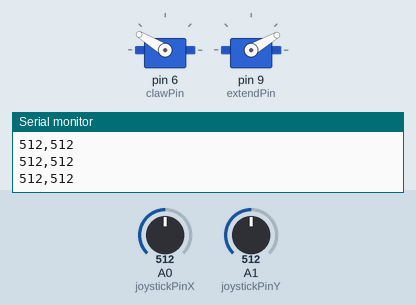
Bench run of a sketch on a simulated Arduino Uno, built with avr-gcc and run on an emulated ATmega328P. Shown: 2 × servo, the last lines printed to the serial monitor. The test bench sets the inputs (shaded band); at power-on: A1 (joystickPinY) = 512, A0 (joystickPinX) = 512.

Above: at 1.2 s.
1.3 s: A1 (joystickPinY) set to 106
4.3 s: A1 (joystickPinY) set to 91
At 4.91 s:
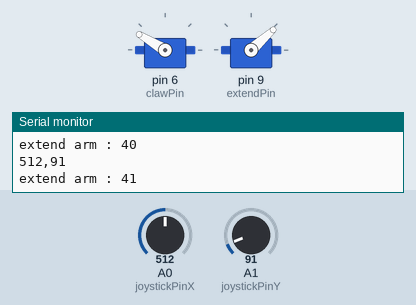
At 5.83 s:
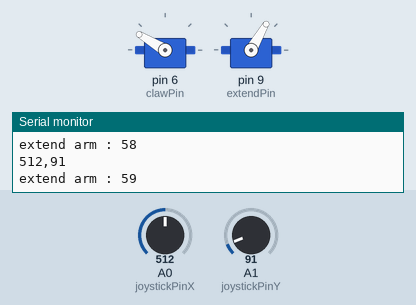
7.3 s: A0 (joystickPinX) set to 988
10.3 s: A0 (joystickPinX) set to 1011
At 13.0 s:
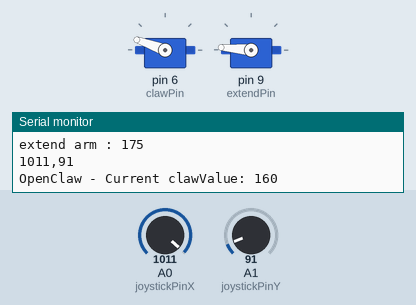
13.3 s: A0 (joystickPinX) set to 106
16.3 s: A0 (joystickPinX) set to 91
At 16.51 s:
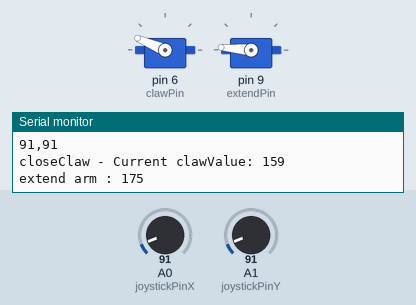
Timing chart, 0 to 19.3 s (numbered marks = the images above; inputs shaded):
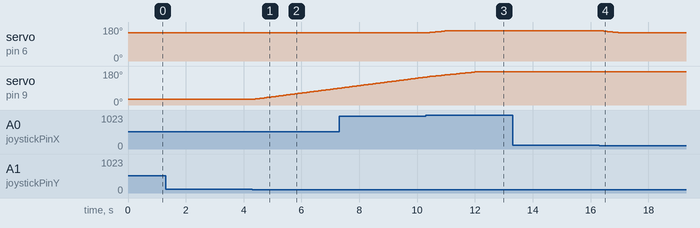

Measured:
- the behaviour switches between 100 and 99 on A1 (joystickPinY) (found by bisection; images 0 and 1)
- the behaviour switches between 1000 and 1001 on A0 (joystickPinX) (found by bisection; images 2 and 3)
- after the input at 4.3 s, servo on pin 9 (extendPin): moves from 30° to 89° over 2.9 s, starting after 0.05 s
- after the input at 10.3 s, servo on pin 6 (clawPin): moves from 149° to 160° over 0.63 s, starting after 0.09 s
- after the input at 16.3 s, servo on pin 6 (clawPin): moves from 160° to 149° over 0.62 s, starting after 0.10 s

The sketch:

joystick.ino
```cpp
#include <Servo.h>

int clawOpen =160;
int clawClosed = 149;
int currentClaw =0;

int extendArmMin = 30;
int extendArmMax = 175;
int currentExtend = 0;

int clawPin = 6;
int extendPin = 9;
int joystickPinX =0;
int joystickPinY = 1;

Servo clawServo;
Servo extendServo;

int xValue = 0;
int yValue = 0;

void setup() {
  // put your setup code here, to run once:
  clawServo.attach(clawPin);
  extendServo.attach(extendPin);
  // initialize serial port and set baud rate
  Serial.begin(9600);
  currentClaw = clawClosed;
  clawServo.write(clawClosed);
  currentExtend = extendArmMin;
  extendServo.write(currentExtend);
}

void loop() {

  xValue = analogRead(joystickPinX);
  delay(50);
  yValue = analogRead(joystickPinY);

  if(xValue < 100)
  {
    CloseClaw();
  }
  if(xValue > 1000)
  {
    OpenClaw();
  }

  if(yValue < 100)
  {
    ExtendArm();
  }

  if(yValue > 1000)
  {
    RetractArm();
  }

  Serial.print(xValue);
  Serial.write ( ",");
  Serial.println(yValue);

  //delay(50);

}

void CloseClaw()
{
  Serial.write("closeClaw - Current clawValue: ");
  Serial.println(String(currentClaw));

  if(currentClaw > clawClosed)
  {
    clawServo.write(currentClaw -1);
    currentClaw--;
  }

}

void OpenClaw()
{
  Serial.write("OpenClaw - Current clawValue: ");
  Serial.println(String(currentClaw));

  if(currentClaw < clawOpen)
  {
    clawServo.write(currentClaw + 1 );
    currentClaw++;
  }

}

void ExtendArm()
{
  Serial.write("extend arm : ");
  Serial.println(String(currentExtend));

  if(currentExtend < extendArmMax)
  {
    extendServo.write(currentExtend + 1);
    currentExtend++;
  }

}

void RetractArm()
{
  Serial.write("RetractArm : ");
  Serial.println(String(currentExtend));

  if(currentExtend > extendArmMin)
  {
    extendServo.write(currentExtend - 1);
    currentExtend--;
  }
}
```
